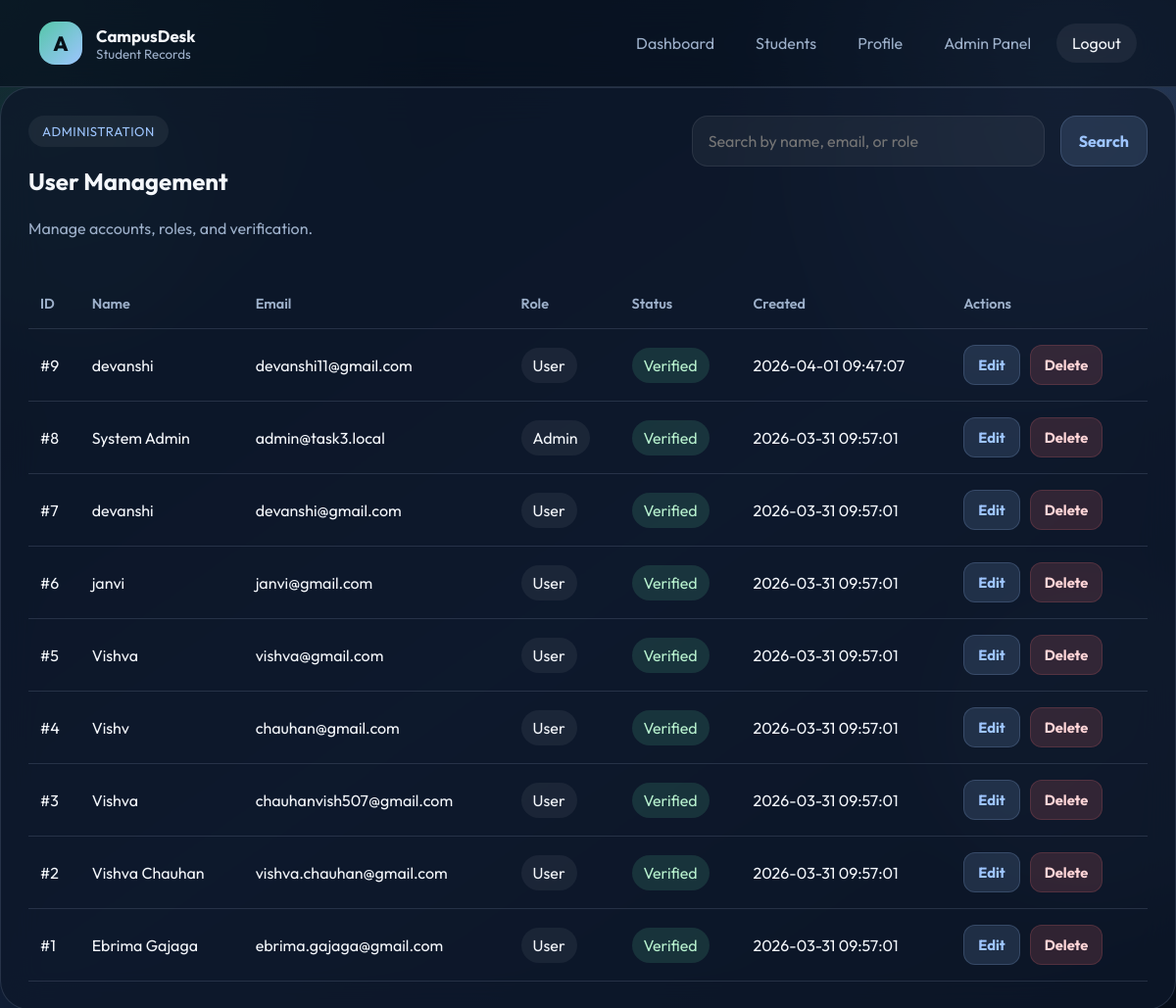
Before: /admin (signed in) with the older database file.
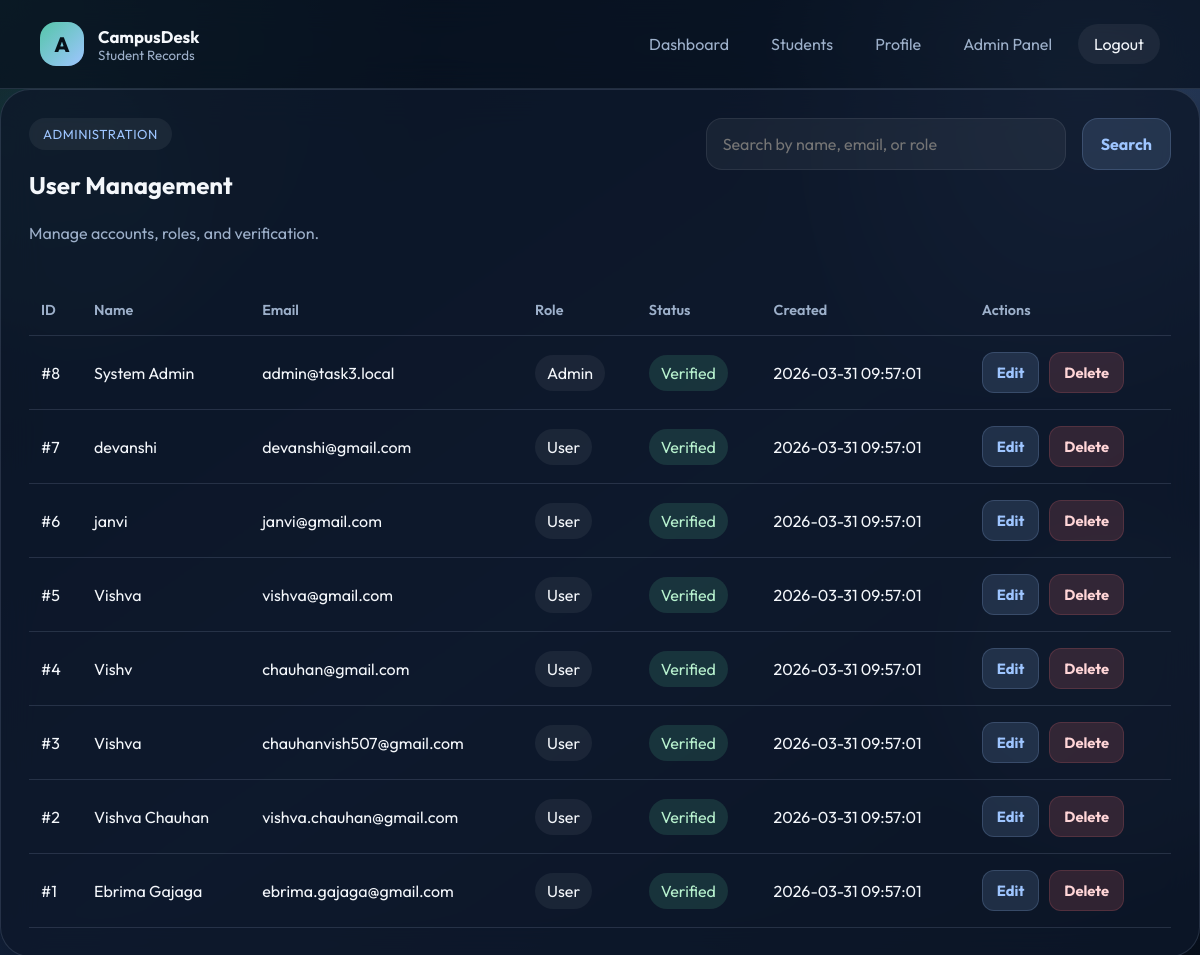
After: the same page with the newer database file.
### tables this page shows
CREATE TABLE users (
        id INTEGER PRIMARY KEY AUTOINCREMENT,
        name TEXT,
        email TEXT UNIQUE,
        password TEXT,
        role TEXT DEFAULT 'user',
        is_verified BOOLEAN DEFAULT FALSE
    , created_at TEXT);

### app.py (the view)
@app.route("/admin")
@login_required
@admin_required
def admin():
    search = request.args.get("search", "").strip()
    db = get_db()
    if search:
        users = db.execute(
            """
            SELECT * FROM users
            WHERE name LIKE ? OR email LIKE ? OR role LIKE ?
            ORDER BY datetime(created_at) DESC, id DESC
            """,
            (f"%{search}%", f"%{search}%", f"%{search}%"),
        ).fetchall()
    else:
        users = db.execute(
            "SELECT * FROM users ORDER BY datetime(created_at) DESC, id DESC"
        ).fetchall()
    return render_template("admin.html", users=users, search=search)

### app.py (called while the page is built)
def get_db():
    if "db" not in g:
        g.db = sqlite3.connect(app.config["DATABASE"])
        g.db.row_factory = sqlite3.Row
    return g.db

def login_required(view):
    @wraps(view)
    def wrapped_view(*args, **kwargs):
        if "user_id" not in session:
            flash("Please log in to continue.", "warning")
            return redirect(url_for("login"))
        return view(*args, **kwargs)
    return wrapped_view

def admin_required(view):
    @wraps(view)
    def wrapped_view(*args, **kwargs):
        if session.get("role") != "admin":
            flash("Administrator access is required for that page.", "danger")
            return redirect(url_for("dashboard"))
        return view(*args, **kwargs)
    return wrapped_view

@app.before_request
def load_logged_in_user():
    g.current_user = None
    user_id = session.get("user_id")
    if user_id:
        g.current_user = get_db().execute(
            "SELECT * FROM users WHERE id = ?", (user_id,)
        ).fetchone()
        if g.current_user is None:
            session.clear()

@app.context_processor
def inject_now():
    return {"now": datetime.now()}

### templates/admin.html (shortened to what this page needs)
{% extends "base.html" %}
{% block content %}
<section class="panel">
  <div class="panel-header admin-header">
    <div>
      <span class="eyebrow">Administration</span>
      <h1>User Management</h1>
      <p>Manage accounts, roles, and verification.</p>
    </div>
    <form method="GET" class="search-form">
      <input
        type="text"
        name="search"
        value="{{ search }}"
        placeholder="Search by name, email, or role"
      />
      <button type="submit" class="btn-secondary">Search</button>
    </form>
  </div>
  <div class="table-wrapper">
    <table class="data-table">
      <thead>
        <tr>
          <th>ID</th>
          <th>Name</th>
          <th>Email</th>
          <th>Role</th>
          <th>Status</th>
          <th>Created</th>
          <th>Actions</th>
        </tr>
      </thead>
      <tbody>
        {% for user in users %}
        <tr>
          <td>#{{ user.id }}</td>
          <td>{{ user.name }}</td>
          <td>{{ user.email }}</td>
          <td><span class="pill">{{ user.role|capitalize }}</span></td>
          <td>
            <span class="pill {% if user.is_verified %}pill-success{% else %}pill-warning{% endif %}">
              {% if user.is_verified %}Verified{% else %}Pending{% endif %}
            </span>
          </td>
          <td>{{ user.created_at }}</td>
          <td>
            <div class="table-actions">
              <a href="{{ url_for('edit', user_id=user.id) }}" class="btn-secondary small-btn">Edit</a>
              <form method="POST" action="{{ url_for('delete', user_id=user.id) }}">
                <button type="submit" class="btn-danger small-btn">Delete</button>
              </form>
            </div>
          </td>
        </tr>
        {% else %}
        <tr>
          <td colspan="7" class="empty-state">No users matched your search.</td>
        </tr>
        {% endfor %}
      </tbody>
    </table>
  </div>
</section>
{% endblock %}

Changed rows visible on the page:
removed users: id "9", name "devanshi", email "devanshi11@gmail.com", role "User", is_verified "Verified", created_at "2026-04-01 09:47:07"
